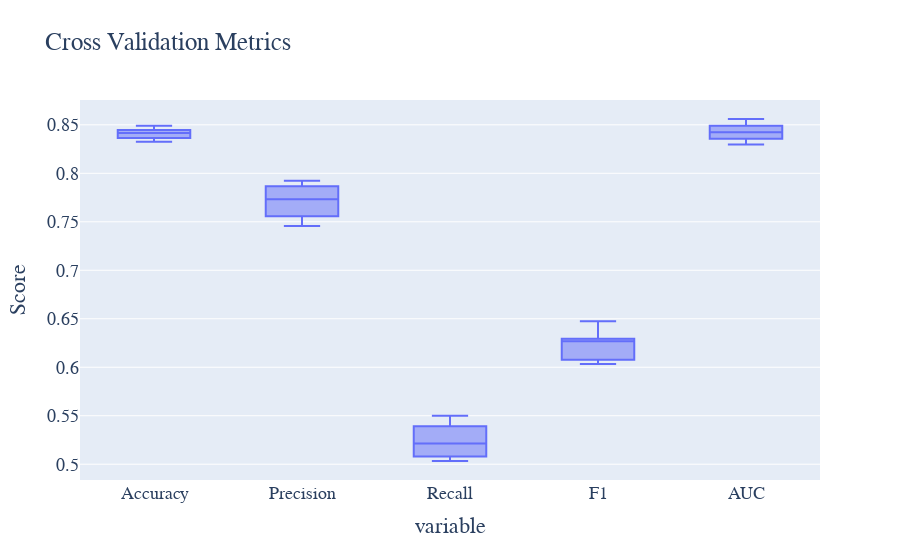

Here is the notebook cell this chart was saved with:
### Code cell
# 执行交叉验证
cv_results = cross_validate(lr_model, X_train, y_train, cv=10, scoring=['accuracy', 'precision', 'recall', 'f1', 'roc_auc'])

# 提取交叉验证结果
cv_accuracy = cv_results['test_accuracy']
cv_precision = cv_results['test_precision']
cv_recall = cv_results['test_recall']
cv_f1 = cv_results['test_f1']
cv_roc = cv_results['test_roc_auc']

# 绘制交叉验证结果的箱线图
cv_metrics_data = pd.DataFrame({
    'Accuracy': cv_accuracy,
    'Precision': cv_precision,
    'Recall': cv_recall,
    'F1': cv_f1,
    'AUC': cv_roc
})

# 绘制交叉验证结果的箱线图
fig = px.box(cv_metrics_data, title='Cross Validation Metrics')
fig.update_layout(
    yaxis_title='Score', showlegend=False,
    font=dict(family='Times New Roman', size=18)
)

fig.write_html('Image/4_3_4.html')
fig.show()

### Figure 1 — Plotly figure (JSON) as saved in the notebook; plotly's stock layout.template omitted (floating-point values rounded to 4 significant figures)
{"data": [{"alignmentgroup": "True", "hovertemplate": "variable=%{x}<br>value=%{y}<extra></extra>", "legendgroup": "", "marker": {"color": "#636efa"}, "name": "", "notched": false, "offsetgroup": "", "orientation": "v", "showlegend": false, "type": "box", "x": ["Accuracy", "Accuracy", "Accuracy", "Accuracy", "Accuracy", "Accuracy", "Accuracy", "Accuracy", "Accuracy", "Accuracy", "Precision", "Precision", "Precision", "Precision", "Precision", "Precision", "Precision", "Precision", "Precision", "Precision", "Recall", "Recall", "Recall", "Recall", "Recall", "Recall", "Recall", "Recall", "Recall", "Recall", "F1", "F1", "F1", "F1", "F1", "F1", "F1", "F1", "F1", "F1", "AUC", "AUC", "AUC", "AUC", "AUC", "AUC", "AUC", "AUC", "AUC", "AUC"], "x0": " ", "xaxis": "x", "y": [0.8333, 0.8373, 0.8447, 0.8326, 0.843, 0.8433, 0.8363, 0.849, 0.848, 0.84, 0.753, 0.7624, 0.7923, 0.7456, 0.7798, 0.7817, 0.7667, 0.7867, 0.7888, 0.7556, 0.5033, 0.5133, 0.5187, 0.508, 0.524, 0.5246, 0.5033, 0.5499, 0.5419, 0.5393, 0.6034, 0.6135, 0.6269, 0.6043, 0.6268, 0.6279, 0.6077, 0.6473, 0.6425, 0.6294, 0.8349, 0.8356, 0.8434, 0.8298, 0.8449, 0.8491, 0.8412, 0.8557, 0.8415, 0.856], "y0": " ", "yaxis": "y"}], "layout": {"boxmode": "group", "font": {"family": "Times New Roman", "size": 18}, "legend": {"tracegroupgap": 0}, "showlegend": false, "title": {"text": "Cross Validation Metrics"}, "xaxis": {"anchor": "y", "domain": [0, 1], "title": {"text": "variable"}}, "yaxis": {"anchor": "x", "domain": [0, 1], "title": {"text": "Score"}}}}
